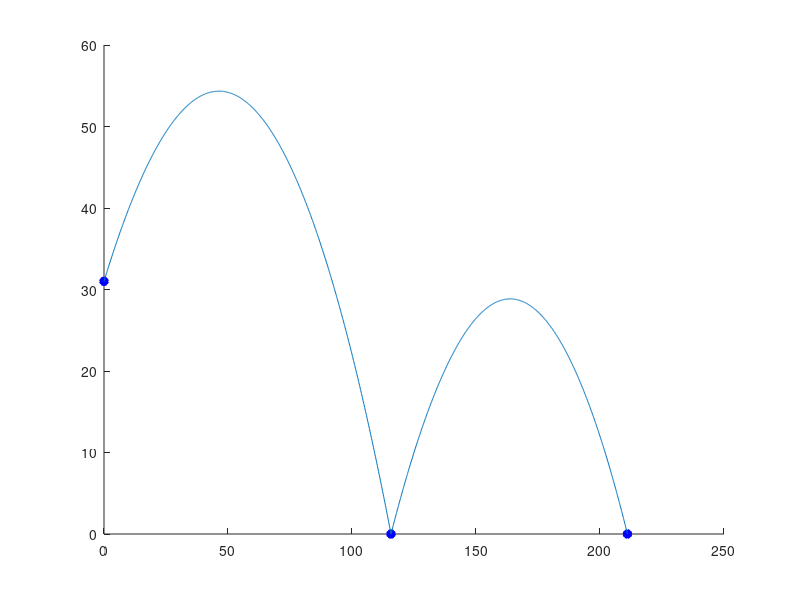

Here is the MATLAB script that generated this plot: (Note: this script raises an error after producing the figure.)
clear;clc;

% Initial values that one can change to affect trajectory code ------------
v_0 = 191.88/1000;      % in/ms
c_d = 0.24;             % --
g = 386.09/1000000;     % in/ms^2
radius = 1.68;          % in
area = pi*radius^2;     % in^2
rho = 0.0000445;        % lbm/in^3
mass = 0.10125;         % lbm
theta = 45;             % degrees
c_restitution = 0.75;   % --
x = zeros(1);           % in
y = 31;                 % in
v = v_0;                % in/ms

x_first_hit = 0;
bounce = false;

% Trajectory code calculations --------------------------------------------
while true
    % Drag force calculations ---------------------------------------------
    a_D_y = c_d * area * rho * v(end)^2/(2 * mass) * sind(theta);
    a_D_x = c_d * area * rho * v(end)^2/(2 * mass) * cosd(theta);
    
    % Negative accerlation calculations -----------------------------------
    a_y = g + a_D_y;
    
    % Velocity calculations -----------------------------------------------
    temp_vx = v(end)*cosd(theta) - a_D_x;
    temp_vy = v(end)*sind(theta) - a_y;
    
    % Position calculations -----------------------------------------------
    temp_x = x(end) + temp_vx;
    temp_y = y(end) + temp_vy;
    
    % Appending to the position and velocity arrays -----------------------
    x = [x temp_x];
    y = [y temp_y];
    v = [v sqrt(temp_vx^2 + temp_vy^2)];
    
    % Calculating the new trajectory of the ball --------------------------
    theta = atand(temp_vy/temp_vx);
    
    % Golf ball bouncing off of the ground calculations -------------------
    if y(end) < 0 && bounce == false
        v_interpolated = v(end - 1) + (0 - y(end - 1))*(v(end)-v(end-1))/(y(end) - y(end - 1)); % in/ms
        x_interpolated = x(end - 1) + (0 - y(end - 1))*(x(end)-x(end-1))/(y(end) - y(end - 1)); % in
        temp_vxb = v_interpolated * cosd(theta);
        temp_vyb = v_interpolated * sind(theta);
        temp_vyc = -temp_vyb * c_restitution;
        
        theta = atand(temp_vyc/temp_vxb);
        x(end) = x_interpolated;
        x_first_hit = x(end);
        y(end) = 0;
        v(end) = sqrt(temp_vyc^2 + temp_vxb^2);
        
        bounce = true;
    end
    
    % Hitting the ground after a bounce will end the calculations ---------
    if y(end) < 0 && bounce == true
        break;
    end
end

x_interpolated = x(end - 1) + (0 - y(end - 1))*(x(end)-x(end-1))/(y(end) - y(end - 1)); % in
x(end) = x_interpolated;
y(end) = 0;

hold on;

plot(x_first_hit, 0, 'b*', 'Linewidth', 4);
plot(x(end), y(end), 'b*', 'Linewidth', 4);
plot(x(1),y(1), 'b*', 'Linewidth', 4);
plot(x,y);
yline(0);

hold off;